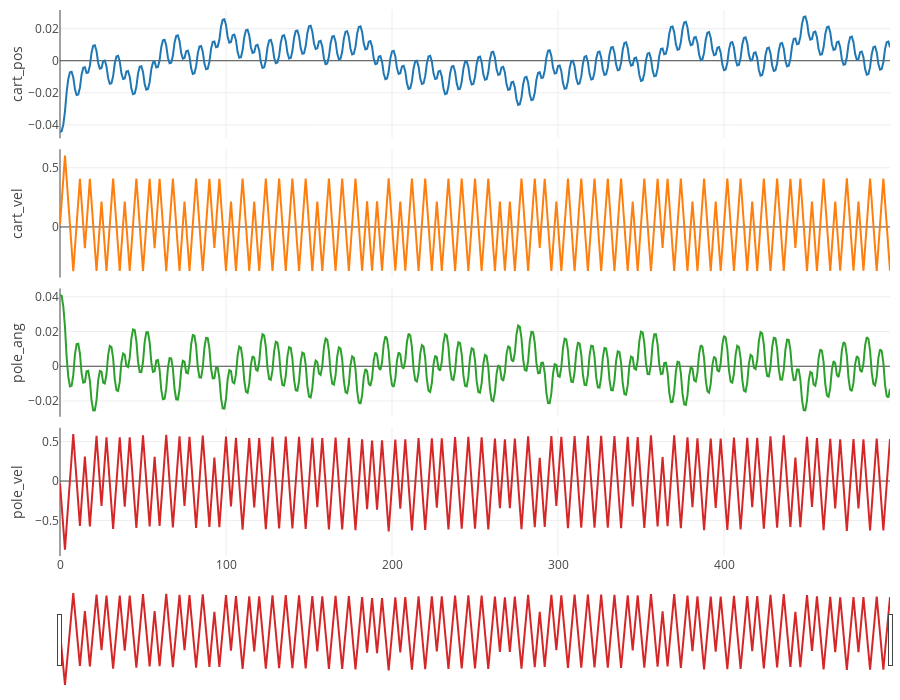

This figure's notebook cell:
### Code cell
EP = 0

fig = cprender.lineplot(df, ep=EP)
fig.show()

### Figure 1 — Plotly figure (JSON) as saved in the notebook; plotly's stock layout.template omitted (floating-point values rounded to 4 significant figures; data arrays with more than 128 entries replaced by an {"elided": "..."} marker saying what was removed)
{"data": [{"name": "cart_pos", "showlegend": false, "type": "scatter", "x": {"elided": "501 int values"}, "xaxis": "x", "y": {"elided": "501 float values"}, "yaxis": "y"}, {"name": "cart_vel", "showlegend": false, "type": "scatter", "x": {"elided": "501 int values"}, "xaxis": "x2", "y": {"elided": "501 float values"}, "yaxis": "y2"}, {"name": "pole_ang", "showlegend": false, "type": "scatter", "x": {"elided": "501 int values"}, "xaxis": "x3", "y": {"elided": "501 float values"}, "yaxis": "y3"}, {"name": "pole_vel", "showlegend": false, "type": "scatter", "x": {"elided": "501 int values"}, "xaxis": "x4", "y": {"elided": "501 float values"}, "yaxis": "y4"}], "layout": {"height": 700, "hovermode": "x unified", "margin": {"b": 10, "l": 60, "r": 10, "t": 10}, "xaxis": {"anchor": "y", "domain": [0, 1], "matches": "x4", "showticklabels": false}, "xaxis2": {"anchor": "y2", "domain": [0, 1], "matches": "x4", "showticklabels": false}, "xaxis3": {"anchor": "y3", "domain": [0, 1], "matches": "x4", "showticklabels": false}, "xaxis4": {"anchor": "y4", "domain": [0, 1], "rangeslider": {"visible": true}}, "yaxis": {"anchor": "x", "domain": [0.765, 1.0], "title": {"text": "cart_pos"}}, "yaxis2": {"anchor": "x2", "domain": [0.51, 0.745], "title": {"text": "cart_vel"}}, "yaxis3": {"anchor": "x3", "domain": [0.255, 0.49], "title": {"text": "pole_ang"}}, "yaxis4": {"anchor": "x4", "domain": [0, 0.235], "title": {"text": "pole_vel"}}}}
